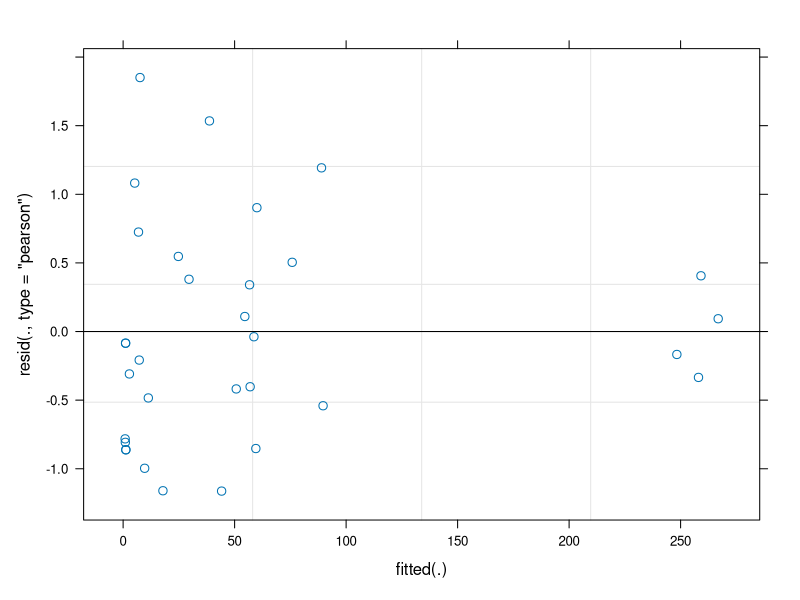
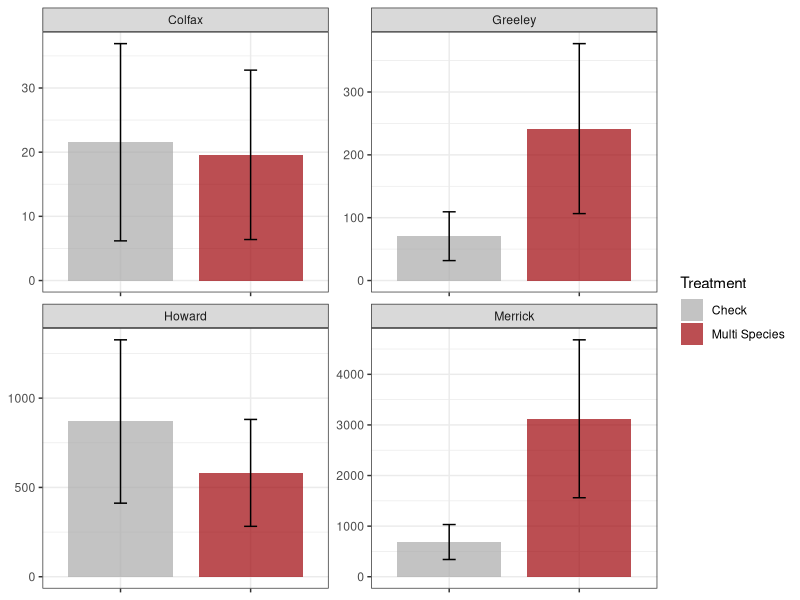

The R source for these figures, in order: (Note: this script raises an error after producing the figures.)
# Pigweed seedbank density
# GGPLOTs of figures at bottom of the file

# LOAD LIBRARIES ---------------------------------------------------------------

library(readr)     # read in and output .csv files
library(tidyverse) # data cleaning, manipulation, joining, plotting, etc. (basically a powerhouse package!)
library(here)      # makes file paths for input and output cleaner
library(lme4)      # fits our models (LMM/GLMM)
library(lmerTest)  # helps provide ANOVA table from our LMM
library(emmeans)   # helps output our treatment means from our LMM
library(grid)
library(patchwork)
library(scales)
library(gridExtra)


# IMPORT COMBINED DATA ---------------------------------------------------------
combined.data2 <- read.csv(file = here("data","FINAL_DATA", "multi_combined.csv")) %>% 
  filter(Treatment != "VetchDNI") #do not use vetch data from ENREC, this filters it out
summary(combined.data2)

combined.data2$Treatment <- factor(combined.data2$Treatment, levels = c("Check","Cereal Rye","Hairy Vetch","Multi Species"))



# ON FARM ----------------------------------------------------------------------

# FIT GLMM FOR ON FARM 
totpigs.onfarm.glmer <- glmer.nb(totSeeds_Pigweed ~ Treatment + Site + Treatment:Site + (1 | Rep:Site),
                                 data = combined.data2 %>% filter(Season == "Early", FieldType == "On Farm"))


# LOOK AT LMM OUTPUT
summary(totpigs.onfarm.glmer) 
car::Anova(totpigs.onfarm.glmer, type = "2")
plot(totpigs.onfarm.glmer) 

# GET TREATMENT MEANS OUT OF THE MODEL AND PLOT
totpigs.onfarm.emmeans <- emmeans(totpigs.onfarm.glmer, ~ Treatment | Site, type = "response")
totpigs.onfarm.emmeans %>% as_tibble()

totpigs_onfarm_emmeansplot <- totpigs.onfarm.emmeans %>% 
  as_tibble() %>%
  #filter(Site == "Greeley") %>% 
  ggplot(aes(x = Treatment, y = response*(1 / (((pi * 3.625^2) * 20 ) / 10000 )), fill = Treatment)) +
  geom_bar(stat = "identity", width = 0.8, alpha = 0.7) +
  geom_errorbar(aes(ymin = (response-SE)*(1 / (((pi * 3.625^2) * 20 ) / 10000 )), ymax = (response+SE)*(1 / (((pi * 3.625^2) * 20 ) / 10000 ))), width = 0.1) +
  facet_wrap(~Site, scales = "free") +
  theme_bw() +
  theme(axis.title.y = element_blank())+
  theme(axis.title.x = element_blank())+
  #theme(axis.title.y = element_blank())+
  theme(axis.title.x = element_blank())+
  theme(axis.text.x = element_blank())+
  #theme(aspect.ratio = 1) +
  #labs(x = Treatment, y = expression(Estimated Pigweed Density m))
  scale_y_continuous(expression(paste("Estimated Pigweed Seedbank Density weeds m"^"-2")))+
  scale_fill_manual(values = c("darkgray", "#9d0208"))
totpigs_onfarm_emmeansplot
  

# COMPARE TREATMENTS WITHIN EACH SITE
totpigs.onfarm.trtdiff <- pairs(totpigs.onfarm.emmeans, reverse = T)
totpigs.onfarm.trtdiff %>% 
  as_tibble() 



# RESEARCH STATION -------------------------------------------------------------

# FIT GLMM FOR RESEARCH STATION
totpigs.research.glmer <- glmer.nb(totSeeds_Pigweed ~ Treatment + Site + Treatment:Site + (1 | Rep:Site),
                                   data = combined.data2 %>% filter(Season == "Early", FieldType == "Research Station"))

# LOOK AT LMM OUTPUT
summary(totpigs.research.glmer)
car::Anova(totpigs.research.glmer, type ="")
plot(totpigs.research.glmer)

# GET TREATMENT MEANS OUT OF THE MODEL AND PLOT
totpigs.research.emmeans <- emmeans(totpigs.research.glmer, ~ Treatment | Site, type = "response")
totpigs.research.emmeans %>% as_tibble()

# PLOT ESTIMATED TREATMENT MEANS
totpigs_research_emmeansplot <- totpigs.research.emmeans %>% 
  as_tibble() %>%
  #filter(Site == "SCAL") %>% 
  ggplot(aes(x = Treatment, y = response*(1 / (((pi * 1.5875^2) * 20 ) / 10000 )), fill = Treatment)) +
  geom_bar(stat = "identity", width = 0.8, alpha = 0.7) +
  geom_errorbar(aes(ymin = (response-SE)*(1 / (((pi * 1.5875^2) * 20 ) / 10000 )), ymax = (response+SE)*(1 / (((pi * 1.5875^2) * 20 ) / 10000 ))), width = 0.3) + 
  facet_wrap(~Site, scales = "free") +
  theme_bw() +
  theme(axis.title.y = element_blank())+
  theme(axis.title.x = element_blank())+
  theme(axis.text.x = element_blank())+
#theme(aspect.ratio = 1) +
  scale_y_continuous(expression(paste("Estimated Pigweed Seedbank Density m"^"-2"))) +
  scale_fill_manual(values = c("darkgray", "#B46504", "#708D81"))
totpigs_research_emmeansplot

# COMPARE TREATMENTS WITHIN EACH SITE
totpigs.research.trtdiff <- pairs(totpigs.research.emmeans, reverse = T)
totpigs.research.trtdiff %>% as_tibble() 



combined.data2$Treatment <- factor(combined.data2$Treatment, levels = c("Check","Cereal Rye","Hairy Vetch","Multi Species"))


# GGPLOTTING: combining on-farm and research station barcharts --------------------------------------------------------------
combined.data2$Treatment <- factor(combined.data2$Treatment, levels = c("Check","Cereal Rye","Hairy Vetch","Multi Species"))


totpigs_onfarm_emmeansplot <- totpigs.onfarm.emmeans %>% 
  as_tibble() %>%
  ggplot(aes(x = Treatment, y = response*(1 / (((pi * 3.625^2) * 20 ) / 10000 )), fill = Treatment)) +
  geom_bar(stat = "identity", width = 0.8, alpha = 0.7) +
  geom_errorbar(aes(ymin = (response-SE)*(1 / (((pi * 3.625^2) * 20 ) / 10000 )), ymax = (response+SE)*(1 / (((pi * 3.625^2) * 20 ) / 10000 ))), width = 0.1) +
  facet_wrap(~Site) +
  theme_bw() +
  theme(axis.title.y = element_blank())+
  theme(axis.title.x = element_blank())+
  #theme(axis.title.y = element_blank())+
  theme(axis.title.x = element_blank())+
  theme(panel.spacing = unit(1, "lines"))+
  theme(axis.text.x = element_blank())+
  theme(axis.ticks.x = element_blank())+
  #theme(aspect.ratio = 1) +
  #labs(x = Treatment, y = expression(Estimated Pigweed Density m))
  scale_y_continuous(limits = c(0,5000),expression(paste("Estimated Pigweed Seedbank Density weeds m"^"-2")))+
  scale_fill_manual(values = c("darkgray", "#9d0208"))
totpigs_onfarm_emmeansplot


totpigs_research_emmeansplot <- totpigs.research.emmeans %>% 
  as_tibble() %>%
  #filter(Site == "SCAL") %>% 
  ggplot(aes(x = Treatment, y = response*(1 / (((pi * 1.5875^2) * 20 ) / 10000 )), fill = Treatment)) +
  geom_bar(stat = "identity", width = 0.8, alpha = 0.7) +
  geom_errorbar(aes(ymin = (response-SE)*(1 / (((pi * 1.5875^2) * 20 ) / 10000 )), ymax = (response+SE)*(1 / (((pi * 1.5875^2) * 20 ) / 10000 ))), width = 0.1) + 
  facet_wrap(~Site) +
  theme_bw() +
  theme(axis.title.y = element_blank())+
  theme(axis.title.x = element_blank())+
  theme(axis.text.x = element_blank())+
  theme(axis.ticks.x = element_blank())+
  #theme(aspect.ratio = 1) +
  scale_y_continuous(limits = c(0,5000), expression(paste("Estimated Pigweed Seedbank Density m"^"-2"))) +
  scale_fill_manual(values = c("Check" = "darkgray", "Cereal Rye"="#B46504","Hairy Vetch"="#708D81"))
totpigs_research_emmeansplot


totpigs_research_emmeansplot+totpigs_onfarm_emmeansplot+
  plot_layout(ncol = 1, widths = c(1,1), heights = c(2,4.5))+
plot_annotation(title = "Estimated Pigweed Seedbank Density", theme = theme(plot.title = element_text(size = 18, hjust = 0.25)))-> newplot
newplot

gt <- patchwork::patchworkGrob(newplot)
gridExtra::grid.arrange(gt, left = textGrob(expression(paste("Estimated pigweed seedbank density in weeds seeds per acre")), rot = 90)) -> pigweedseedbank

#Save as desired (note: you will need to change the pathway to your own)
#Save 3/11/22
#ggsave(pigweedseedbank, file = "C:\\Users\\Owner\\OneDrive - University of Nebraska-Lincoln\\Graduate School\\Weed Seedbank Project\\WRITING\\UpdatedFigure_3.pdf", dpi = 950, width = 6, height = 6)
